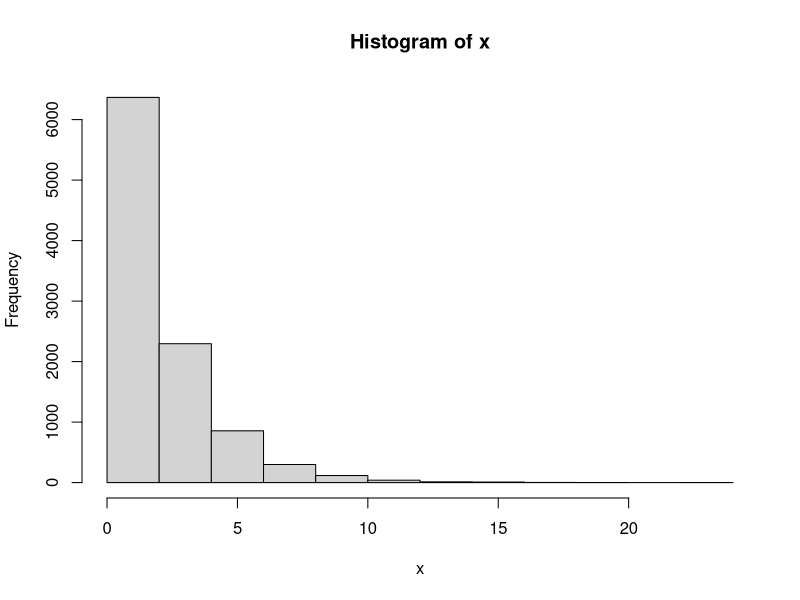
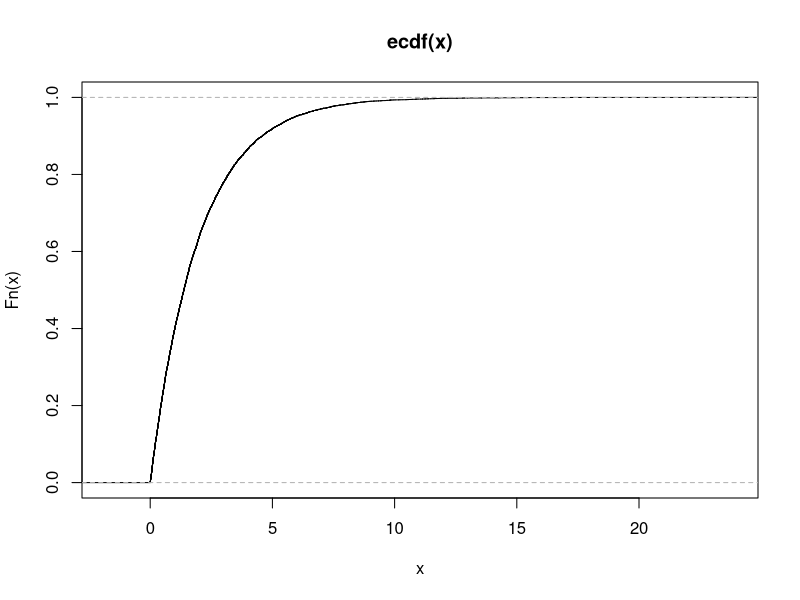
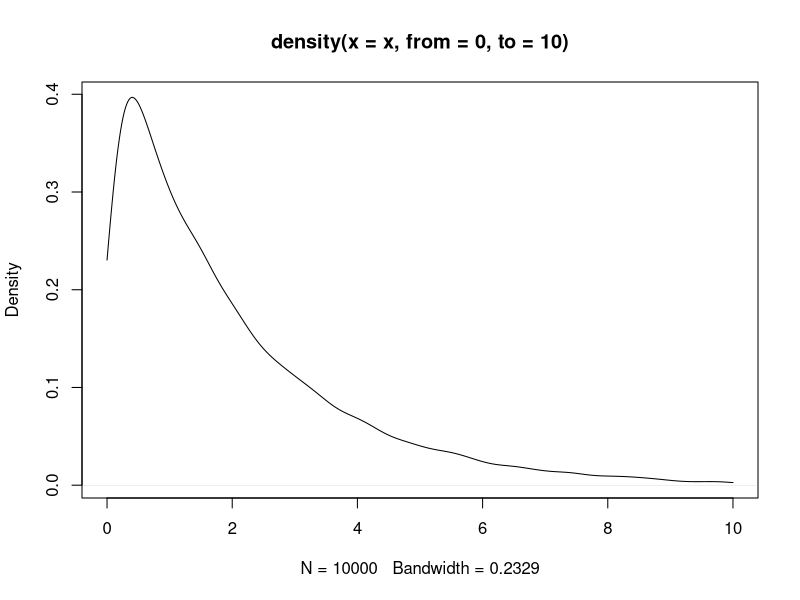
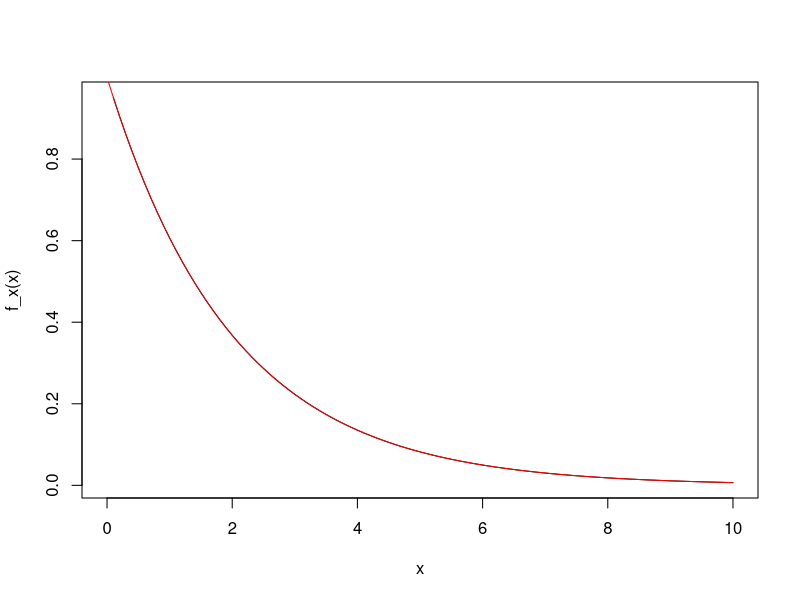
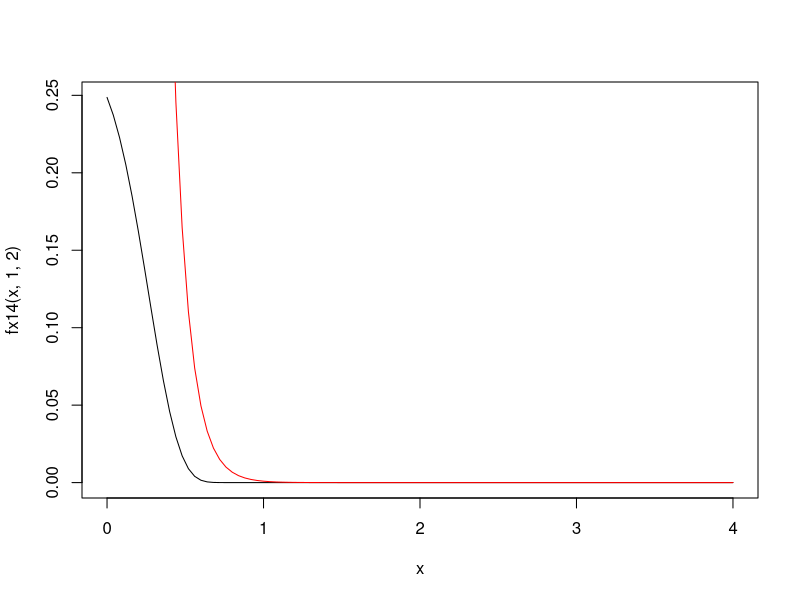
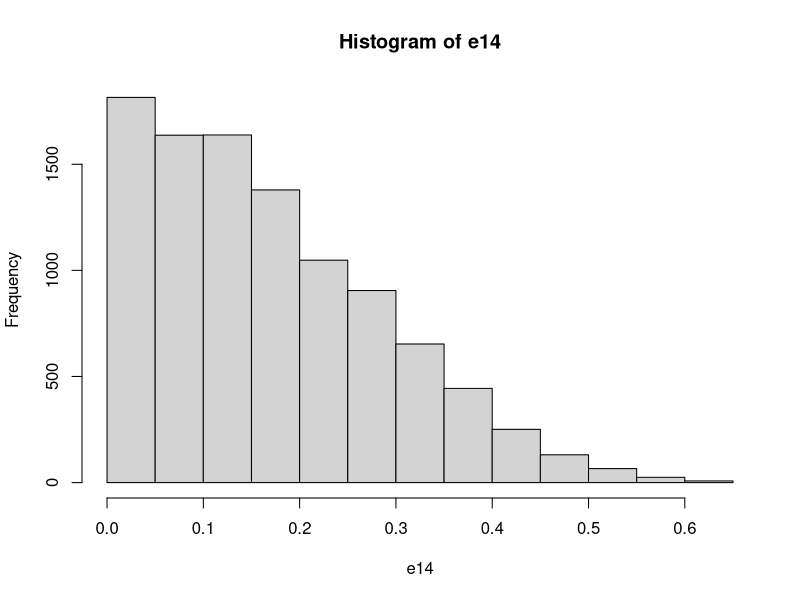
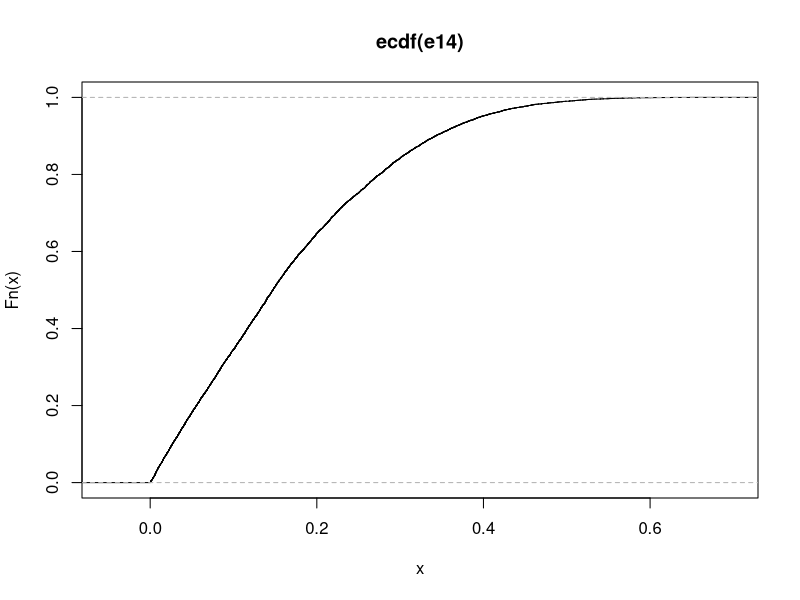

R code for these plots, in order:
## ---- chunk 1
knitr::opts_chunk$set(echo = TRUE)
set.seed(123)
## ---- chunk 2
ger_ex9 <- function(n = 10000){
  # Função de probabilidade
  f_x <- function(x, theta = 1){
    exp(  -((x^2)/(2* (theta^2) * x ))/theta^2 )
  }
  M <- 2
  x <- numeric(n)
  i <- 1
  k <- 1
  
  while(i <= n){
    y <- rexp(1,rate = 0.5)
    u <- runif(1)
    ratio <- f_x(y)/(M * dexp(y,0.5))
    if( u < ratio){
      x[i] <- y
      i <- i+1
    }}
  
  return(x)

}
## ---- chunk 3
x <- ger_ex9()
hist(x)
plot(ecdf(x)) # Acumulada empírica.
plot(density(x, from = 0, to = 10)) # Dens. empírica.
## ---- chunk 4
f_x <- function(x, theta = 1){
  exp(  -((x^2)/(2* (theta^2) * x ))/theta^2 )
}

F_x <- function(x,theta = 1){
  1-exp((-x^2)/2*theta^2 )
}

## ---- chunk 5
curve(f_x(x),0,10)
curve(2*dexp(x,0.5),0,10, col = "red", add = T)
## ---- chunk 6
Fx14 <- function(x,theta1,theta2){
  
  1 - exp(-theta1 * exp(theta2*x))
}

fx14 <- function(x,theta = 1,pi = 2){
  log(pi)*exp(( (-exp(pi^(pi*x) ) * theta) )+ pi ^ (pi*x)) * (pi ^((pi*x)+1)) * theta
}
## ---- chunk 7
ger_ex14 <- function(n = 10000){
  # Função de probabilidade
  fx14 <- function(x,theta = 1,pi = 2){
    log(pi)*exp(( (-exp(pi^(pi*x) ) * theta) )+ pi ^ (pi*x)) * (pi ^((pi*x)+1)) * theta
  }
  
  M <- 2
  x <- numeric(n)
  i <- 1
  k <- 1
  
  while(i <= n){
    y <- rexp(1,rate = 10)
    u <- runif(1)
    ratio <- fx14(y,1,2)/(M * dexp(y,10))
    if( u < ratio){
      x[i] <- y
      i <- i+1
    }}
  return(x)
}

## ---- chunk 8
curve(fx14(x,1,2), from = 0, to = 4)
curve(2*dexp(x, 10), col = 'red', add = T, from = 0, to = 4)
## ---- chunk 9
e14 <- ger_ex14()
hist(e14)
plot(ecdf(e14))
## ---- chunk 10
x <- runif(100,0,1)
iF14 <- function(u, theta1, theta2){
  return(log(-log(1-u)/theta1)/theta2)
}
head(iF14(x,1,2))
